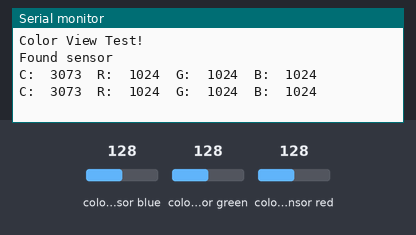
Recording of a sketch running on a simulated Arduino Uno, built with avr-gcc and run on an emulated ATmega328P. On the bench: the last lines printed to the serial monitor. The inputs (shaded band) are chosen by the test bench; at power-on: colour sensor blue 128, colour sensor green 128, colour sensor red 128.

Above: at 11.4 s.
11.5 s: colour sensor blue set to 5
At 17.6 s:
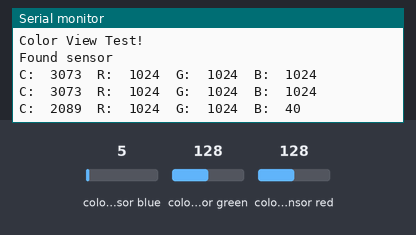
19.6 s: colour sensor green set to 5
At 23.6 s:
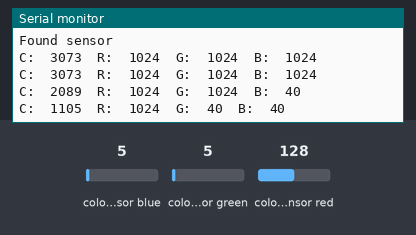
27.7 s: colour sensor red set to 5
At 28.5 s:
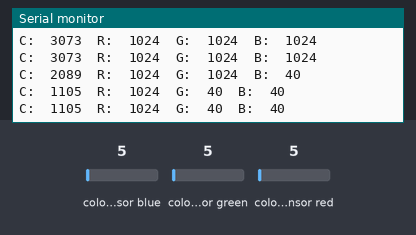
Timing chart, 0 to 30.7 s (numbered marks = the images above; inputs shaded):
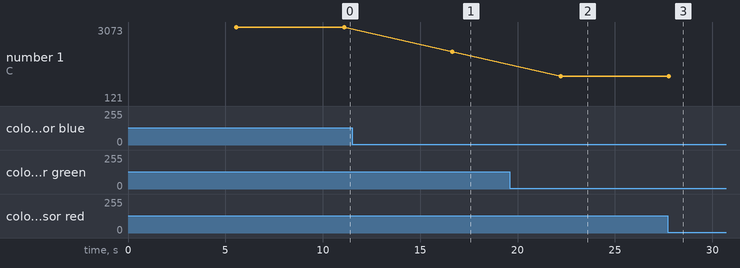

Measured:
- after the input at 11.5 s, the serial monitor: prints a new line after 5.2 s (image 1)
- after the input at 19.6 s, the serial monitor: prints a new line after 2.6 s (image 2)
- plotted number 1: 3073 → 2089 after the input at 11.5 s, 2089 → 1105 after the input at 19.6 s, 1105 → 121 after the input at 27.7 s

The sketch:

700.ino
```cpp
#include <Wire.h>
#include "Adafruit_TCS34725.h"
Adafruit_TCS34725 tcs = Adafruit_TCS34725(TCS34725_INTEGRATIONTIME_700MS, TCS34725_GAIN_60X);
void setup() {
  Serial.begin(9600);
  Serial.println("Color View Test!");
  if (tcs.begin()) {
    Serial.println("Found sensor");
  } else {
    Serial.println("No TCS34725 found ... check your connections");
    while (1); // halt!
  }
}
void loop() {
  uint16_t clear, red, green, blue,Avg;
  tcs.setInterrupt(true);      // turn on LED ==false *** turn off LED== true
  delay(5000);  // takes 500ms to read
  tcs.getRawData(&red, &green, &blue, &clear);
  delay(500);
  tcs.setInterrupt(false);  // change to act like photo flash
  Serial.print("C:\t"); Serial.print(clear);
  Serial.print("\tR:\t"); Serial.print(red);
  Serial.print("\tG:\t"); Serial.print(green);
  Serial.print("\tB:\t"); Serial.println(blue);
}
```
